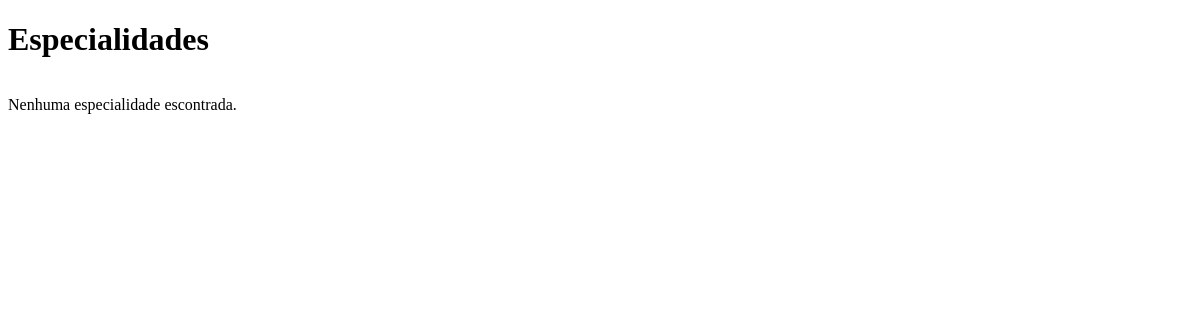
Before: /especialidades/ with the older database file.
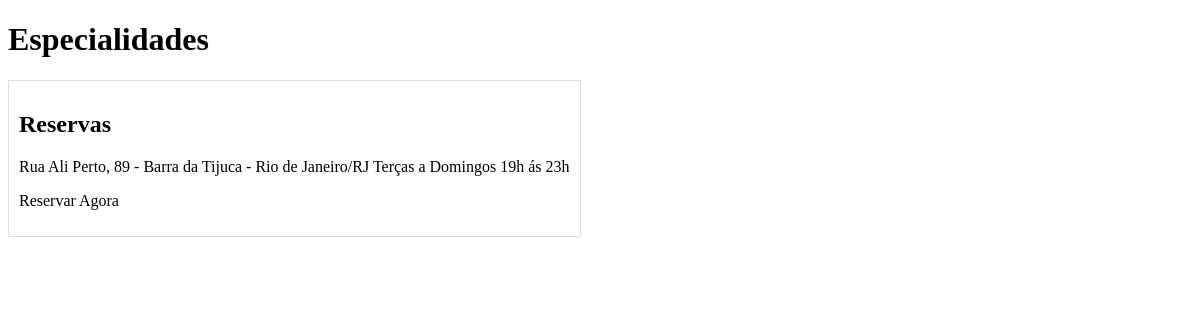
After: the same page with the newer database file.
### restaurante/models.py (models this page shows, shortened)
class Especialidades(models.Model):
    titulo = models.CharField(max_length=100)
    descricao = models.TextField()
    tipo = models.CharField(max_length=20)

### restaurante/views.py (the view)
# urls.py: path('especialidades/', views.especialidades, name='especialidades'),
def especialidades(request):
    dados = Especialidades.objects.all()
    return render(request, 'restaurante/especialidades.html', {'especialidades': dados})

### restaurante/templates/restaurante/especialidades.html (shortened to what this page needs)
<!DOCTYPE html>
<html lang="pt-BR">
<head>
</head>
<body>
    <h1>Especialidades</h1>
    <div style="display: flex; flex-wrap: wrap; gap: 24px;">
        {% for especialidade in especialidades %}
           <div style="border: 1px solid #ddd; margin-bottom: 10px; padding: 10px;">
            <h2>{{ especialidade.titulo }}</h2>
            <p>{{ especialidade.descricao }}</p>
            <p>{{ especialidade.tipo }}</p>
        </div>
        {% empty %}
            <p>Nenhuma especialidade escontrada.</p>
        {% endfor %}
    </div>
</body>
</html>

Changed rows visible on the page:
added Especialidades: titulo "Reservas", descricao "Rua Ali Perto, 89 - Barra da Tijuca - Rio de Janeiro/RJ Terças a Domingos 19h ás 23h", tipo "Reservar Agora"
Other visible differences:
text no longer shown: "Nenhuma especialidade escontrada."
